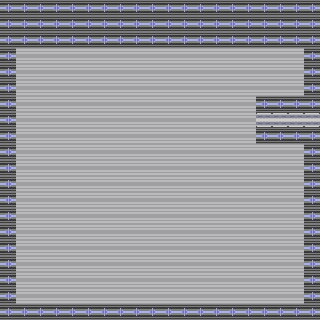

Tiled map render using the project's own tile images. Description and the whole map definition, tile-layer contents included, below:
An orthogonal 20x20 tile map with 16x16 px tiles, 2 tile layers (Tile Layer 1, Tile Layer 2).

<map version="1.4" tiledversion="1.4.2" orientation="orthogonal" renderorder="right-down" width="20" height="20" tilewidth="16" tileheight="16" infinite="0" nextlayerid="4" nextobjectid="1">
 <tileset firstgid="1" source="tileset.tsx" />
 <layer id="1" name="Tile Layer 1" width="20" height="20">
  <data encoding="csv">
10,10,10,10,10,10,10,10,10,10,10,10,10,10,10,10,10,10,10,10,
10,10,10,10,10,10,10,10,10,10,10,10,10,10,10,10,10,10,10,10,
10,10,10,10,10,10,10,10,10,10,10,10,10,10,10,10,10,10,10,10,
10,12,12,12,12,12,12,12,12,12,12,12,12,12,12,12,12,12,12,10,
10,12,12,12,12,12,12,12,12,12,12,12,12,12,12,12,12,12,12,10,
10,12,12,12,12,12,12,12,12,12,12,12,12,12,12,12,12,12,12,10,
10,12,12,12,12,12,12,12,12,12,12,12,12,12,12,12,12,12,12,12,
10,12,12,12,12,12,12,12,12,12,12,12,12,12,12,12,2684354571,2684354571,2684354571,2684354571,
10,12,12,12,12,12,12,12,12,12,12,12,12,12,12,12,12,12,12,12,
10,12,12,12,12,12,12,12,12,12,12,12,12,12,12,12,12,12,12,10,
10,12,12,12,12,12,12,12,12,12,12,12,12,12,12,12,12,12,12,10,
10,12,12,12,12,12,12,12,12,12,12,12,12,12,12,12,12,12,12,10,
10,12,12,12,12,12,12,12,12,12,12,12,12,12,12,12,12,12,12,10,
10,12,12,12,12,12,12,12,12,12,12,12,12,12,12,12,12,12,12,10,
10,12,12,12,12,12,12,12,12,12,12,12,12,12,12,12,12,12,12,10,
10,12,12,12,12,12,12,12,12,12,12,12,12,12,12,12,12,12,12,10,
10,12,12,12,12,12,12,12,12,12,12,12,12,12,12,12,12,12,12,10,
10,12,12,12,12,12,12,12,12,12,12,12,12,12,12,12,12,12,12,10,
10,12,12,12,12,12,12,12,12,12,12,12,12,12,12,12,12,12,12,10,
10,10,10,10,10,10,10,10,10,10,10,10,10,10,10,10,10,10,10,10
</data>
 </layer>
 <layer id="2" name="Tile Layer 2" width="20" height="20">
  <data encoding="csv">
10,10,10,10,10,10,10,10,10,10,10,10,10,10,10,10,10,10,10,10,
10,10,10,10,10,10,10,10,10,10,10,10,10,10,10,10,10,10,10,10,
10,10,10,10,10,10,10,10,10,10,10,10,10,10,10,10,10,10,10,10,
0,0,0,0,0,0,0,0,0,0,0,0,0,0,0,0,0,0,0,0,
0,0,0,0,0,0,0,0,0,0,0,0,0,0,0,0,0,0,0,0,
0,0,0,0,0,0,0,0,0,0,0,0,0,0,0,0,0,0,0,0,
0,0,0,0,0,0,0,0,0,0,0,0,0,0,0,0,10,10,10,10,
0,0,0,0,0,0,0,0,0,0,0,0,0,0,0,0,0,0,0,0,
0,0,0,0,0,0,0,0,0,0,0,0,0,0,0,0,10,10,10,10,
0,0,0,0,0,0,0,0,0,0,0,0,0,0,0,0,0,0,0,0,
0,0,0,0,0,0,0,0,0,0,0,0,0,0,0,0,0,0,0,0,
0,0,0,0,0,0,0,0,0,0,0,0,0,0,0,0,0,0,0,0,
0,0,0,0,0,0,0,0,0,0,0,0,0,0,0,0,0,0,0,0,
0,0,0,0,0,0,0,0,0,0,0,0,0,0,0,0,0,0,0,0,
0,0,0,0,0,0,0,0,0,0,0,0,0,0,0,0,0,0,0,0,
0,0,0,0,0,0,0,0,0,0,0,0,0,0,0,0,0,0,0,0,
0,0,0,0,0,0,0,0,0,0,0,0,0,0,0,0,0,0,0,0,
0,0,0,0,0,0,0,0,0,0,0,0,0,0,0,0,0,0,0,0,
0,0,0,0,0,0,0,0,0,0,0,0,0,0,0,0,0,0,0,0,
0,0,0,0,0,0,0,0,0,0,0,0,0,0,0,0,0,0,0,0
</data>
 </layer>
</map>